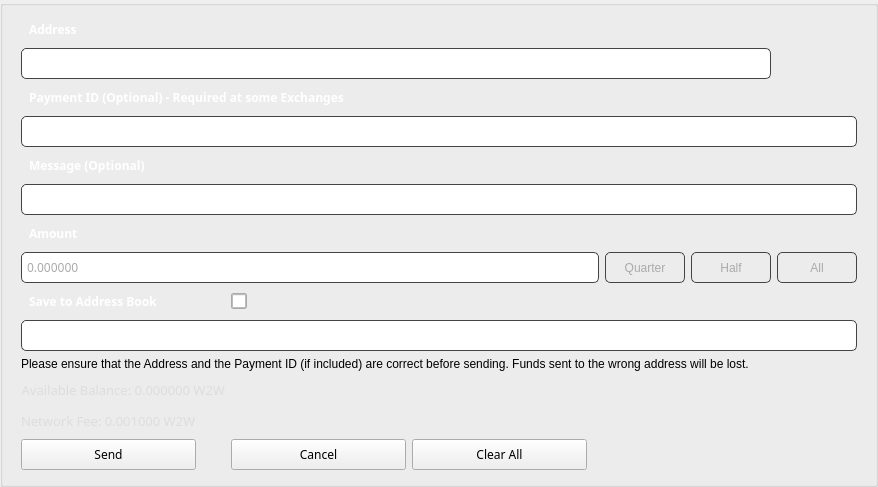
       <widget class="QGroupBox" name="sendBox">
        <property name="styleSheet">
         <string notr="true"/>
        </property>
        <property name="title">
         <string/>
        </property>
        <layout class="QGridLayout" name="gridLayout_12">
         <property name="leftMargin">
          <number>18</number>
         </property>
         <property name="rightMargin">
          <number>18</number>
         </property>
         <property name="bottomMargin">
          <number>14</number>
         </property>
         <item row="12" column="0">
          <widget class="QLabel" name="m_sendFee">
           <property name="minimumSize">
            <size>
             <width>100</width>
             <height>25</height>
            </size>
           </property>
           <property name="maximumSize">
            <size>
             <width>16777215</width>
             <height>16777215</height>
            </size>
           </property>
           <property name="font">
            <font>
             <family>Poppins</family>
             <pointsize>10</pointsize>
            </font>
           </property>
           <property name="styleSheet">
            <string notr="true">color: #ddd;  
border: none;</string>
           </property>
           <property name="text">
            <string notr="true">Network Fee: 0.001000 W2W</string>
           </property>
           <property name="alignment">
            <set>Qt::AlignLeading|Qt::AlignLeft|Qt::AlignVCenter</set>
           </property>
          </widget>
         </item>
         <item row="2" column="0" colspan="4">
          <widget class="QLabel" name="pidLabel">
           <property name="minimumSize">
            <size>
             <width>0</width>
             <height>25</height>
            </size>
           </property>
           <property name="font">
            <font>
             <family>Poppins</family>
             <weight>75</weight>
             <bold>true</bold>
            </font>
           </property>
           <property name="styleSheet">
            <string notr="true">color: #fff;   font-weight: bold;
border: none;
padding-left: 5px</string>
           </property>
           <property name="text">
            <string>Payment ID (Optional) - Required at some Exchanges</string>
           </property>
          </widget>
         </item>
         <item row="6" column="0" colspan="3">
          <widget class="QLabel" name="amountLabel">
           <property name="minimumSize">
            <size>
             <width>0</width>
             <height>25</height>
            </size>
           </property>
           <property name="font">
            <font>
             <family>Poppins</family>
             <weight>75</weight>
             <bold>true</bold>
            </font>
           </property>
           <property name="styleSheet">
            <string notr="true">color: #fff;   font-weight: bold;
border: none;
padding-left: 5px</string>
           </property>
           <property name="text">
            <string>Amount</string>
           </property>
          </widget>
         </item>
         <item row="3" column="0" colspan="8">
          <widget class="QLineEdit" name="m_paymentIdEdit">
           <property name="minimumSize">
            <size>
             <width>0</width>
             <height>31</height>
            </size>
           </property>
           <property name="font">
            <font>
             <family>Poppins</family>
            </font>
           </property>
           <property name="styleSheet">
            <string notr="true">padding: 3px; border: 1px solid #444; border-radius: 5px;   color: #aaa;</string>
           </property>
           <property name="text">
            <string/>
           </property>
          </widget>
         </item>
         <item row="8" column="1">
          <widget class="QCheckBox" name="m_saveAddress">
           <property name="sizePolicy">
            <sizepolicy hsizetype="Preferred" vsizetype="Preferred">
             <horstretch>0</horstretch>
             <verstretch>0</verstretch>
            </sizepolicy>
           </property>
           <property name="minimumSize">
            <size>
             <width>16</width>
             <height>16</height>
            </size>
           </property>
           <property name="maximumSize">
            <size>
             <width>16</width>
             <height>16</height>
            </size>
           </property>
           <property name="sizeIncrement">
            <size>
             <width>0</width>
             <height>0</height>
            </size>
           </property>
           <property name="styleSheet">
            <string notr="true">border: 1px solid #aaa;
color: white;
border-radius: 2px;</string>
           </property>
           <property name="text">
            <string/>
           </property>
          </widget>
         </item>
         <item row="7" column="0" colspan="5">
          <widget class="QLineEdit" name="m_amountEdit">
           <property name="minimumSize">
            <size>
             <width>74</width>
             <height>31</height>
            </size>
           </property>
           <property name="maximumSize">
            <size>
             <width>16777215</width>
             <height>16777215</height>
            </size>
           </property>
           <property name="font">
            <font>
             <family>Poppins</family>
            </font>
           </property>
           <property name="styleSheet">
            <string notr="true">padding: 3px; border: 1px solid #444; border-radius: 5px;   color: #aaa;</string>
           </property>
           <property name="text">
            <string>0.000000</string>
           </property>
          </widget>
         </item>
         <item row="7" column="5">
          <widget class="QPushButton" name="m_percent25">
           <property name="minimumSize">
            <size>
             <width>80</width>
             <height>31</height>
            </size>
           </property>
           <property name="maximumSize">
            <size>
             <width>80</width>
             <height>16777215</height>
            </size>
           </property>
           <property name="styleSheet">
            <string notr="true">QPushButton#m_percent25{ padding: 3px; border: 1px solid #444; border-radius: 5px;   color: #aaa; }
                                                    QPushButton#m_percent25:hover{ color: white;}
                                                </string>
           </property>
           <property name="text">
            <string>Quarter</string>
           </property>
          </widget>
         </item>
         <item row="7" column="6">
          <widget class="QPushButton" name="m_percent50">
           <property name="minimumSize">
            <size>
             <width>80</width>
             <height>31</height>
            </size>
           </property>
           <property name="maximumSize">
            <size>
             <width>80</width>
             <height>16777215</height>
            </size>
           </property>
           <property name="styleSheet">
            <string notr="true">QPushButton#m_percent50{ padding: 3px; border: 1px solid #444; border-radius: 5px;   color: #aaa;}
                                                    QPushButton#m_percent50:hover{ color: white;}
                                                </string>
           </property>
           <property name="text">
            <string>Half</string>
           </property>
          </widget>
         </item>
         <item row="0" column="0">
          <widget class="QLabel" name="adressLabel">
           <property name="minimumSize">
            <size>
             <width>0</width>
             <height>25</height>
            </size>
           </property>
           <property name="font">
            <font>
             <family>Poppins</family>
             <weight>75</weight>
             <bold>true</bold>
            </font>
           </property>
           <property name="styleSheet">
            <string notr="true">color: #fff;   font-weight: bold;
border: none;
padding-left: 5px</string>
           </property>
           <property name="text">
            <string>Address</string>
           </property>
          </widget>
         </item>
         <item row="13" column="1">
          <widget class="QPushButton" name="b1_cancelButton">
           <property name="minimumSize">
            <size>
             <width>175</width>
             <height>31</height>
            </size>
           </property>
           <property name="maximumSize">
            <size>
             <width>175</width>
             <height>31</height>
            </size>
           </property>
           <property name="font">
            <font>
             <family>Poppins</family>
            </font>
           </property>
           <property name="styleSheet">
            <string notr="true">/* This button style is handled automatically by OverviewFrame:setStyles() (in OverviewFrame.cpp) */</string>
           </property>
           <property name="text">
            <string>Cancel</string>
           </property>
          </widget>
         </item>
         <item row="8" column="0">
          <widget class="QLabel" name="labelLabel">
           <property name="minimumSize">
            <size>
             <width>0</width>
             <height>25</height>
            </size>
           </property>
           <property name="font">
            <font>
             <family>Poppins</family>
             <weight>75</weight>
             <bold>true</bold>
            </font>
           </property>
           <property name="styleSheet">
            <string notr="true">color: #fff;   font-weight: bold;
border: none;
padding-left: 5px</string>
           </property>
           <property name="text">
            <string>Save to Address Book</string>
           </property>
           <property name="alignment">
            <set>Qt::AlignLeading|Qt::AlignLeft|Qt::AlignVCenter</set>
           </property>
          </widget>
         </item>
         <item row="9" column="0" colspan="8">
          <widget class="QLineEdit" name="m_addressLabel">
           <property name="minimumSize">
            <size>
             <width>100</width>
             <height>31</height>
            </size>
           </property>
           <property name="maximumSize">
            <size>
             <width>16777215</width>
             <height>16777215</height>
            </size>
           </property>
           <property name="font">
            <font>
             <family>Poppins</family>
            </font>
           </property>
           <property name="styleSheet">
            <string notr="true">padding: 3px; border: 1px solid #444; border-radius: 5px;   color: #aaa;</string>
           </property>
           <property name="text">
            <string/>
           </property>
          </widget>
         </item>
         <item row="10" column="0" colspan="8">
          <widget class="QLabel" name="sendFundsWarningLabel">
           <property name="sizePolicy">
            <sizepolicy hsizetype="Preferred" vsizetype="Expanding">
             <horstretch>0</horstretch>
             <verstretch>0</verstretch>
            </sizepolicy>
           </property>
           <property name="styleSheet">
            <string notr="true">border: none;</string>
           </property>
           <property name="text">
            <string>Please ensure that the Address and the Payment ID (if included) are correct before sending. Funds sent to the wrong address will be lost.</string>
           </property>
           <property name="alignment">
            <set>Qt::AlignLeading|Qt::AlignLeft|Qt::AlignTop</set>
           </property>
           <property name="wordWrap">
            <bool>true</bool>
           </property>
          </widget>
         </item>
         <item row="11" column="0">
          <widget class="QLabel" name="m_balanceLabel">
           <property name="minimumSize">
            <size>
             <width>100</width>
             <height>25</height>
            </size>
           </property>
           <property name="maximumSize">
            <size>
             <width>16777215</width>
             <height>16777215</height>
            </size>
           </property>
           <property name="font">
            <font>
             <family>Poppins</family>
             <pointsize>10</pointsize>
            </font>
           </property>
           <property name="styleSheet">
            <string notr="true">color: #ddd;  
border: none;</string>
           </property>
           <property name="text">
            <string notr="true">Available Balance: 0.000000 W2W</string>
           </property>
           <property name="alignment">
            <set>Qt::AlignRight|Qt::AlignTrailing|Qt::AlignVCenter</set>
           </property>
          </widget>
         </item>
         <item row="1" column="7">
          <widget class="QPushButton" name="m_addressBookButton">
           <property name="minimumSize">
            <size>
             <width>25</width>
             <height>25</height>
            </size>
           </property>
           <property name="maximumSize">
            <size>
             <width>80</width>
             <height>25</height>
            </size>
           </property>
           <property name="font">
            <font>
             <family>Poppins</family>
            </font>
           </property>
           <property name="styleSheet">
            <string notr="true">border: none;</string>
           </property>
           <property name="text">
            <string/>
           </property>
           <property name="icon">
            <iconset resource="../../resources.qrc">
             <normaloff>:/icons/address-book</normaloff>:/icons/address-book</iconset>
           </property>
          </widget>
         </item>
         <item row="7" column="7">
          <widget class="QPushButton" name="m_percent100">
           <property name="minimumSize">
            <size>
             <width>80</width>
             <height>31</height>
            </size>
           </property>
           <property name="maximumSize">
            <size>
             <width>80</width>
             <height>16777215</height>
            </size>
           </property>
           <property name="styleSheet">
            <string notr="true">QPushButton#m_percent100{ padding: 3px; border: 1px solid #444; border-radius: 5px;   color: #aaa;}
                                                    QPushButton#m_percent100:hover{ color: white;}
                                                </string>
           </property>
           <property name="text">
            <string>All</string>
           </property>
          </widget>
         </item>
         <item row="5" column="0" colspan="8">
          <widget class="QLineEdit" name="m_messageEdit">
           <property name="minimumSize">
            <size>
             <width>360</width>
             <height>31</height>
            </size>
           </property>
           <property name="maximumSize">
            <size>
             <width>16777215</width>
             <height>16777215</height>
            </size>
           </property>
           <property name="font">
            <font>
             <family>Poppins</family>
            </font>
           </property>
           <property name="styleSheet">
            <string notr="true">padding: 3px; border: 1px solid #444; border-radius: 5px;   color: #aaa;</string>
           </property>
           <property name="text">
            <string/>
           </property>
          </widget>
         </item>
         <item row="4" column="0" colspan="3">
          <widget class="QLabel" name="amountLabel_2">
           <property name="minimumSize">
            <size>
             <width>0</width>
             <height>25</height>
            </size>
           </property>
           <property name="font">
            <font>
             <family>Poppins</family>
             <weight>75</weight>
             <bold>true</bold>
            </font>
           </property>
           <property name="styleSheet">
            <string notr="true">color: #fff;   font-weight: bold;
border: none;
padding-left: 5px</string>
           </property>
           <property name="text">
            <string>Message (Optional)</string>
           </property>
          </widget>
         </item>
         <item row="13" column="0">
          <widget class="QPushButton" name="b1_sendFundsButton">
           <property name="sizePolicy">
            <sizepolicy hsizetype="Minimum" vsizetype="Fixed">
             <horstretch>0</horstretch>
             <verstretch>0</verstretch>
            </sizepolicy>
           </property>
           <property name="minimumSize">
            <size>
             <width>175</width>
             <height>31</height>
            </size>
           </property>
           <property name="maximumSize">
            <size>
             <width>175</width>
             <height>31</height>
            </size>
           </property>
           <property name="font">
            <font>
             <family>Poppins</family>
            </font>
           </property>
           <property name="styleSheet">
            <string notr="true">/* This button style is handled automatically by OverviewFrame:setStyles() (in OverviewFrame.cpp) */</string>
           </property>
           <property name="text">
            <string>Send</string>
           </property>
          </widget>
         </item>
         <item row="1" column="0" colspan="7">
          <widget class="QLineEdit" name="m_addressEdit">
           <property name="minimumSize">
            <size>
             <width>0</width>
             <height>31</height>
            </size>
           </property>
           <property name="font">
            <font>
             <family>Poppins</family>
            </font>
           </property>
           <property name="styleSheet">
            <string notr="true">padding: 3px; border: 1px solid #444; border-radius: 5px;   color: #aaa;</string>
           </property>
           <property name="text">
            <string/>
           </property>
          </widget>
         </item>
         <item row="13" column="2">
          <widget class="QPushButton" name="b1_clearAllButton">
           <property name="minimumSize">
            <size>
             <width>175</width>
             <height>31</height>
            </size>
           </property>
           <property name="maximumSize">
            <size>
             <width>175</width>
             <height>31</height>
            </size>
           </property>
           <property name="font">
            <font>
             <family>Poppins</family>
            </font>
           </property>
           <property name="cursor">
            <cursorShape>ArrowCursor</cursorShape>
           </property>
           <property name="styleSheet">
            <string notr="true">/* This button style is handled automatically by OverviewFrame:setStyles() (in OverviewFrame.cpp) */</string>
           </property>
           <property name="text">
            <string>Clear All</string>
           </property>
          </widget>
         </item>
        </layout>
        <zorder>sendFundsWarningLabel</zorder>
        <zorder>m_amountEdit</zorder>
        <zorder>pidLabel</zorder>
        <zorder>amountLabel_2</zorder>
        <zorder>labelLabel</zorder>
        <zorder>amountLabel</zorder>
        <zorder>m_addressLabel</zorder>
        <zorder>m_messageEdit</zorder>
        <zorder>adressLabel</zorder>
        <zorder>m_paymentIdEdit</zorder>
        <zorder>m_addressEdit</zorder>
        <zorder>b1_sendFundsButton</zorder>
        <zorder>b1_cancelButton</zorder>
        <zorder>m_addressBookButton</zorder>
        <zorder>m_saveAddress</zorder>
        <zorder>b1_clearAllButton</zorder>
        <zorder>m_percent100</zorder>
        <zorder>m_percent50</zorder>
        <zorder>m_percent25</zorder>
        <zorder>m_sendFee</zorder>
        <zorder>m_balanceLabel</zorder>
       </widget>
